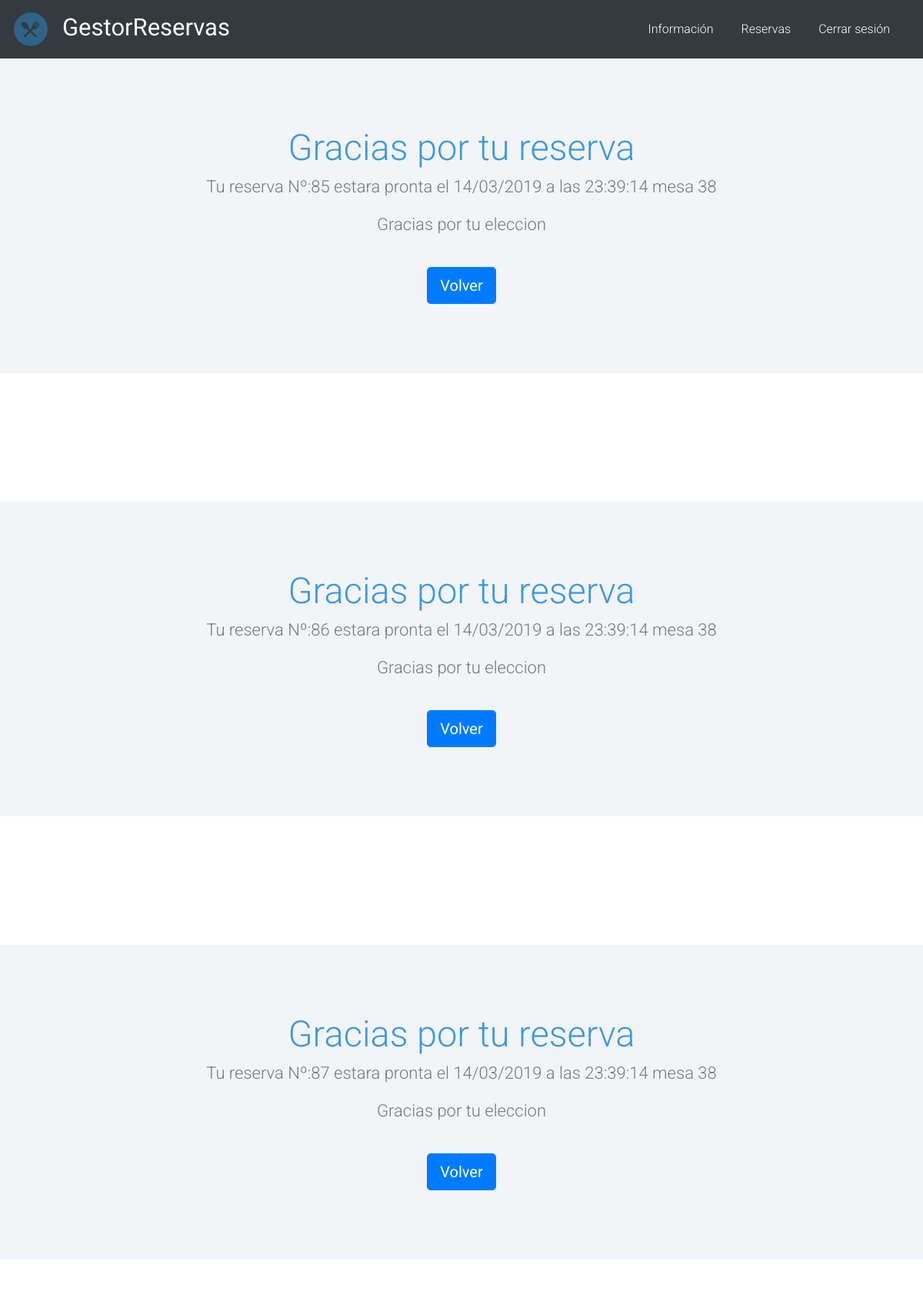
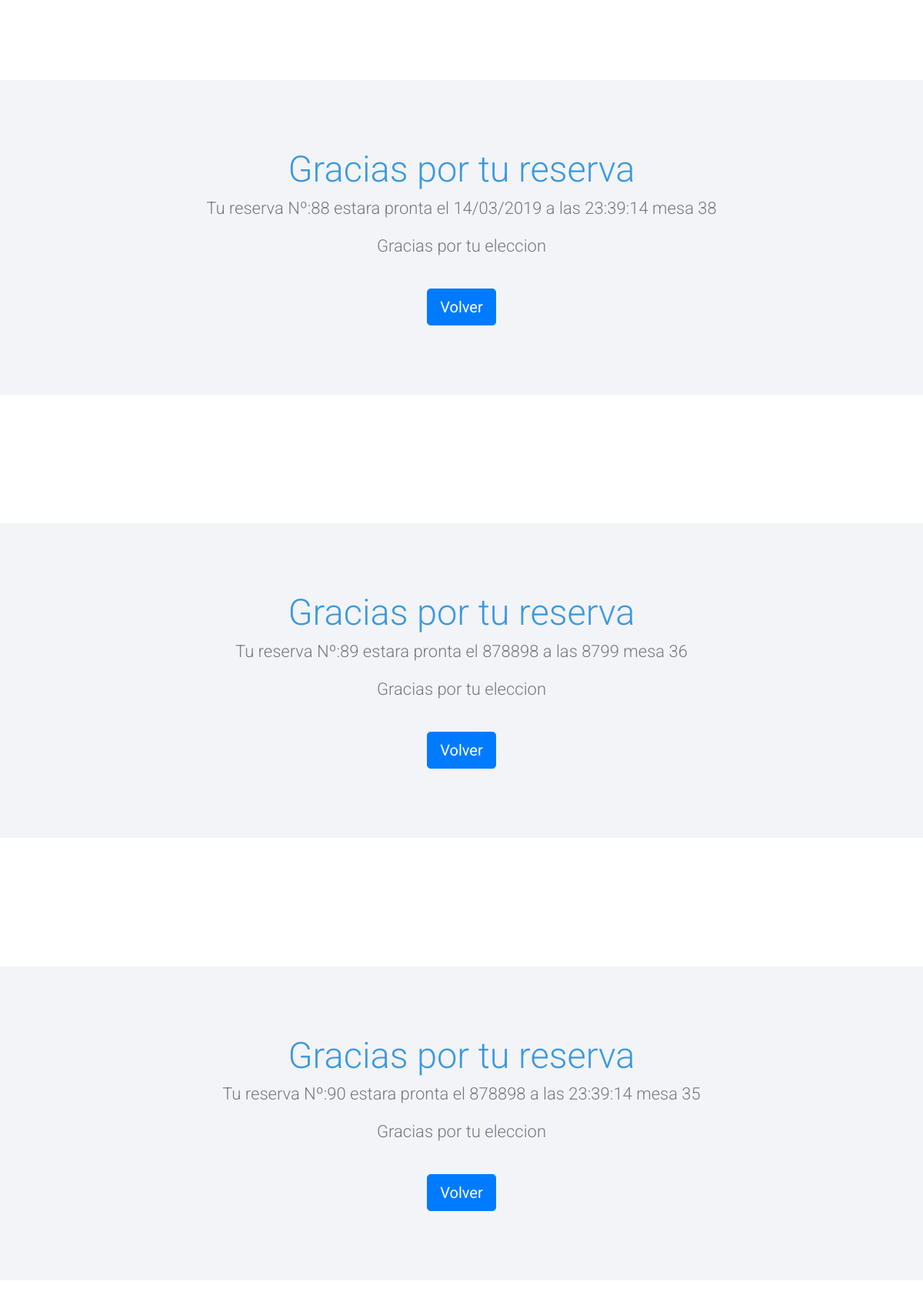
Page /listado/final/ (signed in, upper part) on the committed database (2 pictures, top to bottom).
### listado/models.py (models this page shows, shortened)
class Reserva(models.Model):
    User= models.ForeignKey(User, on_delete=models.CASCADE, blank=True, null=True)
    restaurante = models.ForeignKey(restaurante, on_delete=models.CASCADE, blank=True, null=True)
    nombre = models.CharField(max_length=100)
    apellido = models.CharField(max_length=100)
    telefono = models.IntegerField(default=1)
    email = models.EmailField(max_length=100)
    personas = models.IntegerField(default=1)
    dia = models.CharField(max_length=100)
    hora = models.CharField(max_length=100)
    mesa= models.IntegerField(null=True)
    class Meta:
      get_latest_by = 'mesa'

### listado/views.py (the view)
# urls.py: path( 'final/', reservasView.as_view(), name='final'),
class reservasView(ListView):
    model= Reserva
    template_name = 'listado/final.html'
    context_object_name = 'reservas'
    def get_queryset(self):
        return Reserva.objects.filter(User=self.request.user)

### listado/templates/listado/final.html (shortened to what this page needs)
{% extends 'home/base.html' %}
{% load static %}
{% block content %}
{% if reservas %}
{% for reserva in reservas %}
 <section class="main-block light-bg">
    <div class="container">
        <div class="row">
            <div class="col-md-12">
              <div class="add-listing-wrap">
                    <h2>Gracias por tu reserva</h2>
                  <p>Tu reserva Nº:{{reserva.pk}} estara pronta el {{reserva.dia}} a las {{reserva.hora}} mesa {{reserva.mesa}} </p>
                  <p>Gracias por tu eleccion </p>
                </div>
            </div>
        </div>
        <div class="row justify-content-center">
            <div class="col-md-4">
                <div class="featured-btn-wrap">
                    <a href="{% url 'index' %}" class="btn btn-primary btn-lg">Volver</a>
                </div>
            </div>
        </div>
    </div>
</section>
<div>
    <pre>
   </pre>
    </div>
{% endfor %}
{% endif %}
{% endblock %}

### gestor/static/css/style.css (style rules this page uses)
body { font-family: 'Roboto', sans-serif; }
h2 { font-size: 47px; }
p { font-size: 15px; }
.main-block { padding: 90px 0; }
.light-bg { background: #f3f4f7; }
.featured-btn-wrap { text-align: center; }
@media (max-width: 1200px) { .featured-btn-wrap { margin: 3px 0 0; } }
.add-listing-wrap { text-align: center; margin: 0 0 36px; }
.add-listing-wrap h2 { font-weight: 300; color: #3b99e0; }
.add-listing-wrap p { font-size: 22px; font-weight: 300; color: #737882; }

### rows in the picture
Reserva: pk "85", dia "14/03/2019", hora "23:39:14", mesa "38"
Reserva: pk "86", dia "14/03/2019", hora "23:39:14", mesa "38"
Reserva: pk "87", dia "14/03/2019", hora "23:39:14", mesa "38"
Reserva: pk "88", dia "14/03/2019", hora "23:39:14", mesa "38"
Reserva: pk "89", dia "878898", hora "8799", mesa "36"
Reserva: pk "90", dia "878898", hora "23:39:14", mesa "35"
